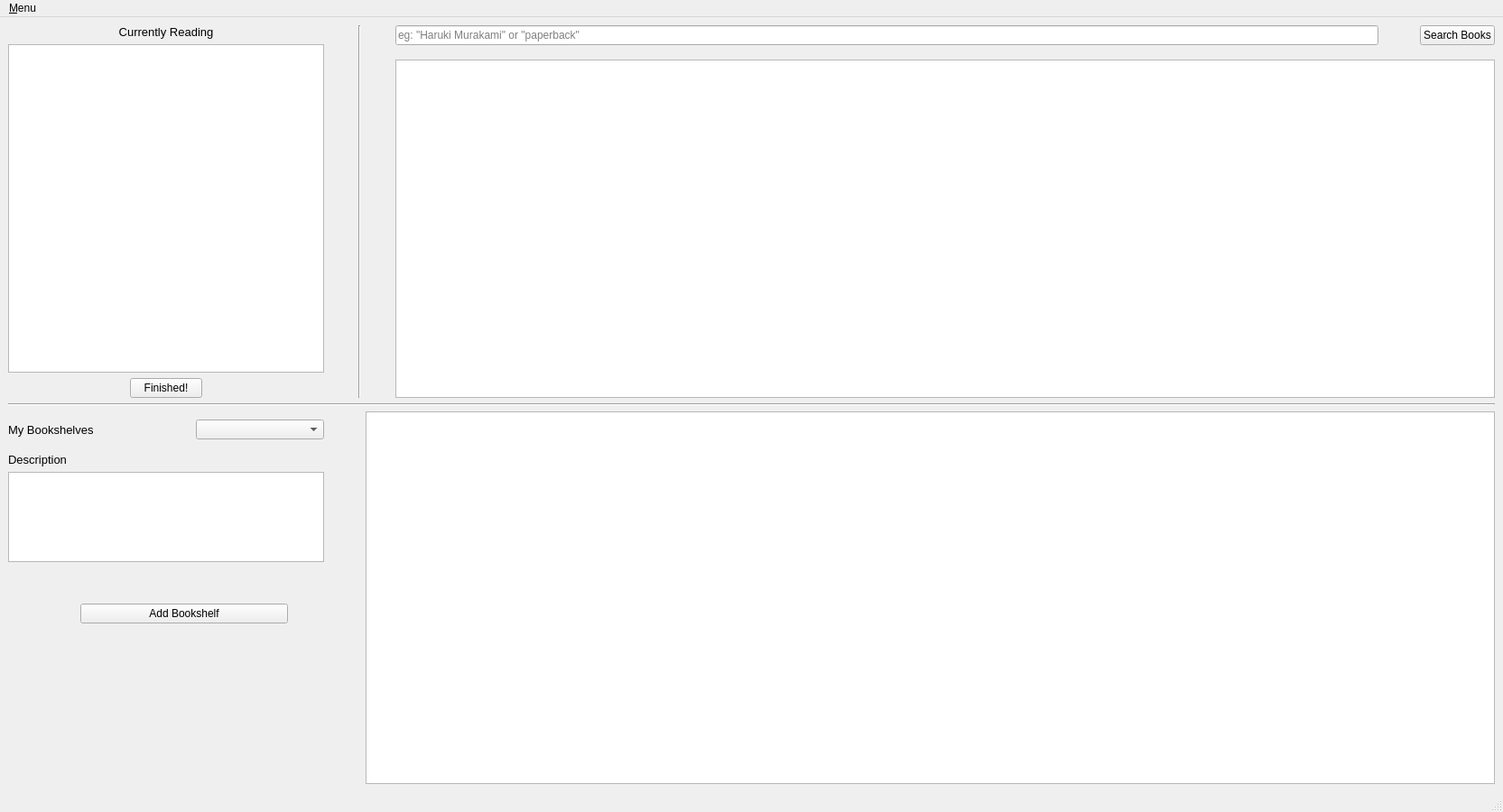
<?xml version="1.0" encoding="UTF-8"?>
<ui version="4.0">
 <class>User_View</class>
 <widget class="QMainWindow" name="User_View">
  <property name="geometry">
   <rect>
    <x>0</x>
    <y>0</y>
    <width>1665</width>
    <height>900</height>
   </rect>
  </property>
  <property name="sizePolicy">
   <sizepolicy hsizetype="MinimumExpanding" vsizetype="MinimumExpanding">
    <horstretch>0</horstretch>
    <verstretch>0</verstretch>
   </sizepolicy>
  </property>
  <property name="windowTitle">
   <string>MainWindow</string>
  </property>
  <widget class="QWidget" name="centralwidget">
   <layout class="QVBoxLayout" name="verticalLayout_4">
    <item>
     <layout class="QHBoxLayout" name="horizontalLayout_5">
      <item>
       <layout class="QVBoxLayout" name="verticalLayout_2">
        <item>
         <widget class="QLabel" name="currently_reading_label">
          <property name="font">
           <font>
            <pointsize>10</pointsize>
           </font>
          </property>
          <property name="text">
           <string>Currently Reading</string>
          </property>
          <property name="alignment">
           <set>Qt::AlignCenter</set>
          </property>
         </widget>
        </item>
        <item>
         <widget class="QTableWidget" name="readingNow_table">
          <property name="sizePolicy">
           <sizepolicy hsizetype="Fixed" vsizetype="Expanding">
            <horstretch>0</horstretch>
            <verstretch>0</verstretch>
           </sizepolicy>
          </property>
          <property name="minimumSize">
           <size>
            <width>350</width>
            <height>0</height>
           </size>
          </property>
          <property name="font">
           <font>
            <pointsize>8</pointsize>
           </font>
          </property>
         </widget>
        </item>
        <item alignment="Qt::AlignHCenter">
         <widget class="QPushButton" name="Finished">
          <property name="text">
           <string>Finished!</string>
          </property>
         </widget>
        </item>
        <item>
         <layout class="QHBoxLayout" name="horizontalLayout_6"/>
        </item>
       </layout>
      </item>
      <item>
       <spacer name="horizontalSpacer_7">
        <property name="orientation">
         <enum>Qt::Horizontal</enum>
        </property>
        <property name="sizeType">
         <enum>QSizePolicy::Fixed</enum>
        </property>
        <property name="sizeHint" stdset="0">
         <size>
          <width>32</width>
          <height>20</height>
         </size>
        </property>
       </spacer>
      </item>
      <item>
       <widget class="Line" name="line_2">
        <property name="orientation">
         <enum>Qt::Vertical</enum>
        </property>
       </widget>
      </item>
      <item>
       <spacer name="horizontalSpacer_5">
        <property name="orientation">
         <enum>Qt::Horizontal</enum>
        </property>
        <property name="sizeType">
         <enum>QSizePolicy::Fixed</enum>
        </property>
        <property name="sizeHint" stdset="0">
         <size>
          <width>32</width>
          <height>20</height>
         </size>
        </property>
       </spacer>
      </item>
      <item>
       <layout class="QVBoxLayout" name="verticalLayout">
        <item>
         <layout class="QHBoxLayout" name="horizontalLayout_2">
          <item>
           <widget class="QLineEdit" name="search_books">
            <property name="whatsThis">
             <string>&lt;html&gt;&lt;head/&gt;&lt;body&gt;&lt;p&gt;&lt;br/&gt;&lt;/p&gt;&lt;/body&gt;&lt;/html&gt;</string>
            </property>
            <property name="placeholderText">
             <string>eg: &quot;Haruki Murakami&quot; or &quot;paperback&quot;</string>
            </property>
           </widget>
          </item>
          <item>
           <spacer name="horizontalSpacer_6">
            <property name="orientation">
             <enum>Qt::Horizontal</enum>
            </property>
            <property name="sizeType">
             <enum>QSizePolicy::Fixed</enum>
            </property>
            <property name="sizeHint" stdset="0">
             <size>
              <width>40</width>
              <height>20</height>
             </size>
            </property>
           </spacer>
          </item>
          <item>
           <widget class="QPushButton" name="search_books_button">
            <property name="text">
             <string>Search Books</string>
            </property>
           </widget>
          </item>
         </layout>
        </item>
        <item>
         <spacer name="verticalSpacer_4">
          <property name="orientation">
           <enum>Qt::Vertical</enum>
          </property>
          <property name="sizeType">
           <enum>QSizePolicy::Fixed</enum>
          </property>
          <property name="sizeHint" stdset="0">
           <size>
            <width>20</width>
            <height>10</height>
           </size>
          </property>
         </spacer>
        </item>
        <item>
         <widget class="QTableWidget" name="searched_books">
          <property name="minimumSize">
           <size>
            <width>1200</width>
            <height>0</height>
           </size>
          </property>
          <property name="toolTip">
           <string/>
          </property>
         </widget>
        </item>
       </layout>
      </item>
     </layout>
    </item>
    <item>
     <widget class="Line" name="line">
      <property name="orientation">
       <enum>Qt::Horizontal</enum>
      </property>
     </widget>
    </item>
    <item>
     <layout class="QHBoxLayout" name="horizontalLayout_4">
      <item>
       <layout class="QVBoxLayout" name="verticalLayout_3">
        <item>
         <layout class="QHBoxLayout" name="horizontalLayout_3">
          <item>
           <widget class="QLabel" name="Bookshelves_Label">
            <property name="font">
             <font>
              <pointsize>10</pointsize>
             </font>
            </property>
            <property name="text">
             <string>My Bookshelves</string>
            </property>
           </widget>
          </item>
          <item>
           <spacer name="verticalSpacer_3">
            <property name="orientation">
             <enum>Qt::Vertical</enum>
            </property>
            <property name="sizeType">
             <enum>QSizePolicy::Fixed</enum>
            </property>
            <property name="sizeHint" stdset="0">
             <size>
              <width>20</width>
              <height>40</height>
             </size>
            </property>
           </spacer>
          </item>
          <item>
           <spacer name="horizontalSpacer_3">
            <property name="orientation">
             <enum>Qt::Horizontal</enum>
            </property>
            <property name="sizeType">
             <enum>QSizePolicy::Fixed</enum>
            </property>
            <property name="sizeHint" stdset="0">
             <size>
              <width>40</width>
              <height>20</height>
             </size>
            </property>
           </spacer>
          </item>
          <item>
           <widget class="QComboBox" name="bookshelves_list"/>
          </item>
         </layout>
        </item>
        <item>
         <widget class="QLabel" name="label">
          <property name="font">
           <font>
            <pointsize>10</pointsize>
           </font>
          </property>
          <property name="text">
           <string>Description</string>
          </property>
          <property name="alignment">
           <set>Qt::AlignLeading|Qt::AlignLeft|Qt::AlignVCenter</set>
          </property>
         </widget>
        </item>
        <item>
         <widget class="QTextBrowser" name="description_text">
          <property name="sizePolicy">
           <sizepolicy hsizetype="Fixed" vsizetype="Fixed">
            <horstretch>0</horstretch>
            <verstretch>0</verstretch>
           </sizepolicy>
          </property>
          <property name="minimumSize">
           <size>
            <width>350</width>
            <height>0</height>
           </size>
          </property>
          <property name="maximumSize">
           <size>
            <width>16777215</width>
            <height>100</height>
           </size>
          </property>
         </widget>
        </item>
        <item>
         <spacer name="verticalSpacer_2">
          <property name="orientation">
           <enum>Qt::Vertical</enum>
          </property>
          <property name="sizeType">
           <enum>QSizePolicy::Fixed</enum>
          </property>
          <property name="sizeHint" stdset="0">
           <size>
            <width>20</width>
            <height>40</height>
           </size>
          </property>
         </spacer>
        </item>
        <item>
         <layout class="QHBoxLayout" name="horizontalLayout">
          <item>
           <spacer name="horizontalSpacer">
            <property name="orientation">
             <enum>Qt::Horizontal</enum>
            </property>
            <property name="sizeType">
             <enum>QSizePolicy::Fixed</enum>
            </property>
            <property name="sizeHint" stdset="0">
             <size>
              <width>80</width>
              <height>20</height>
             </size>
            </property>
           </spacer>
          </item>
          <item>
           <widget class="QPushButton" name="AddBookshelf_button">
            <property name="text">
             <string>Add Bookshelf</string>
            </property>
           </widget>
          </item>
          <item>
           <spacer name="horizontalSpacer_2">
            <property name="orientation">
             <enum>Qt::Horizontal</enum>
            </property>
            <property name="sizeType">
             <enum>QSizePolicy::Fixed</enum>
            </property>
            <property name="sizeHint" stdset="0">
             <size>
              <width>40</width>
              <height>20</height>
             </size>
            </property>
           </spacer>
          </item>
         </layout>
        </item>
        <item>
         <spacer name="verticalSpacer">
          <property name="orientation">
           <enum>Qt::Vertical</enum>
          </property>
          <property name="sizeHint" stdset="0">
           <size>
            <width>20</width>
            <height>40</height>
           </size>
          </property>
         </spacer>
        </item>
       </layout>
      </item>
      <item>
       <spacer name="horizontalSpacer_4">
        <property name="orientation">
         <enum>Qt::Horizontal</enum>
        </property>
        <property name="sizeType">
         <enum>QSizePolicy::Fixed</enum>
        </property>
        <property name="sizeHint" stdset="0">
         <size>
          <width>40</width>
          <height>20</height>
         </size>
        </property>
       </spacer>
      </item>
      <item>
       <widget class="QTableWidget" name="bookshelves_table"/>
      </item>
     </layout>
    </item>
   </layout>
  </widget>
  <widget class="QMenuBar" name="menubar">
   <property name="geometry">
    <rect>
     <x>0</x>
     <y>0</y>
     <width>1665</width>
     <height>25</height>
    </rect>
   </property>
   <widget class="QMenu" name="menuMenu">
    <property name="title">
     <string>&amp;Menu</string>
    </property>
    <addaction name="separator"/>
    <addaction name="actionAdd_new_Book"/>
    <addaction name="separator"/>
    <addaction name="actionAccount"/>
    <addaction name="actionLogout"/>
   </widget>
   <addaction name="menuMenu"/>
  </widget>
  <widget class="QStatusBar" name="statusbar"/>
  <action name="actionLogout">
   <property name="text">
    <string>&amp;Logout</string>
   </property>
  </action>
  <action name="actionSee_Bookshelves">
   <property name="text">
    <string>See Bookshelves</string>
   </property>
  </action>
  <action name="actionAccount">
   <property name="text">
    <string>A&amp;ccount</string>
   </property>
  </action>
  <action name="actionAdd_new_Book">
   <property name="text">
    <string>&amp;Add new Book</string>
   </property>
  </action>
 </widget>
 <resources/>
 <connections/>
</ui>
